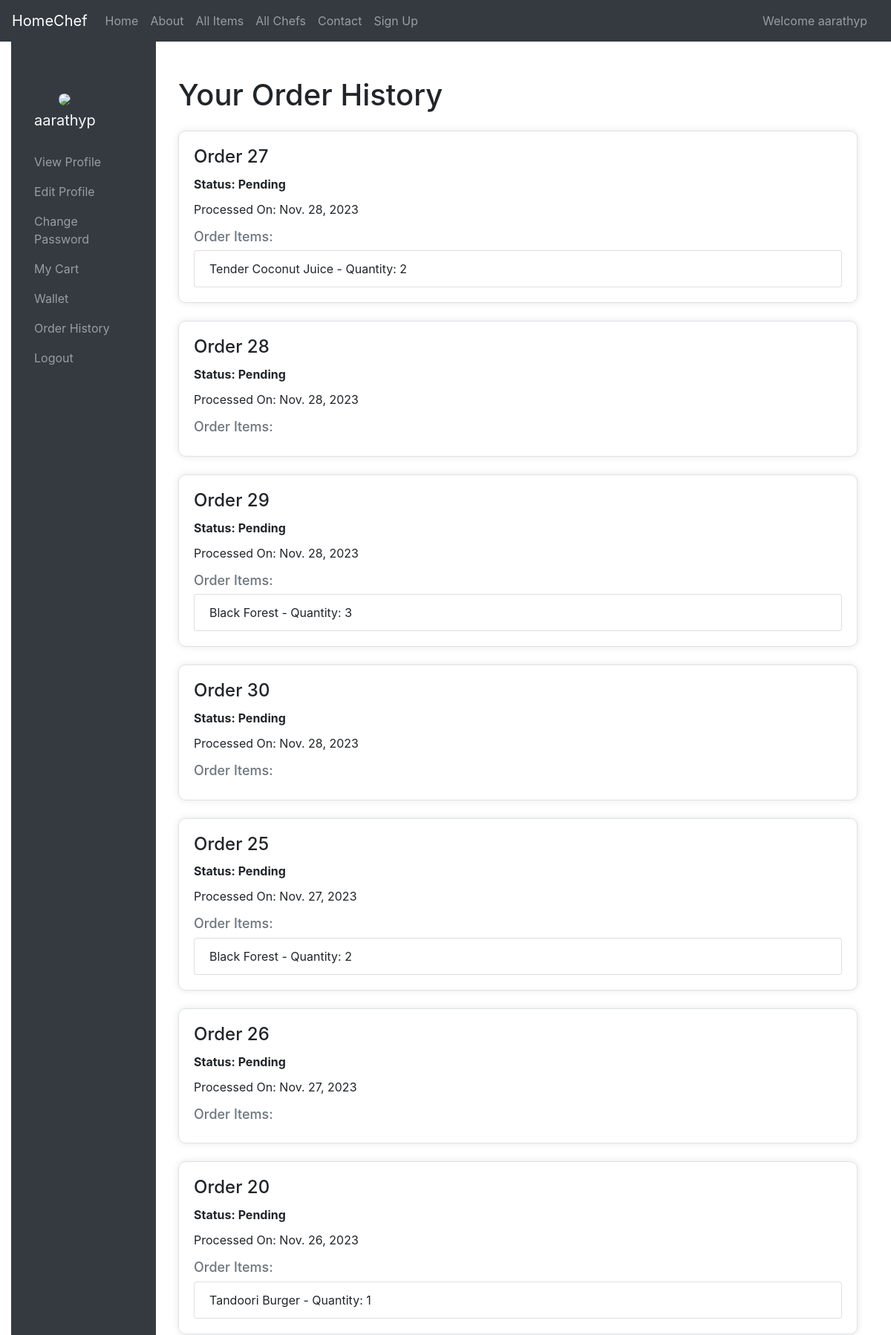
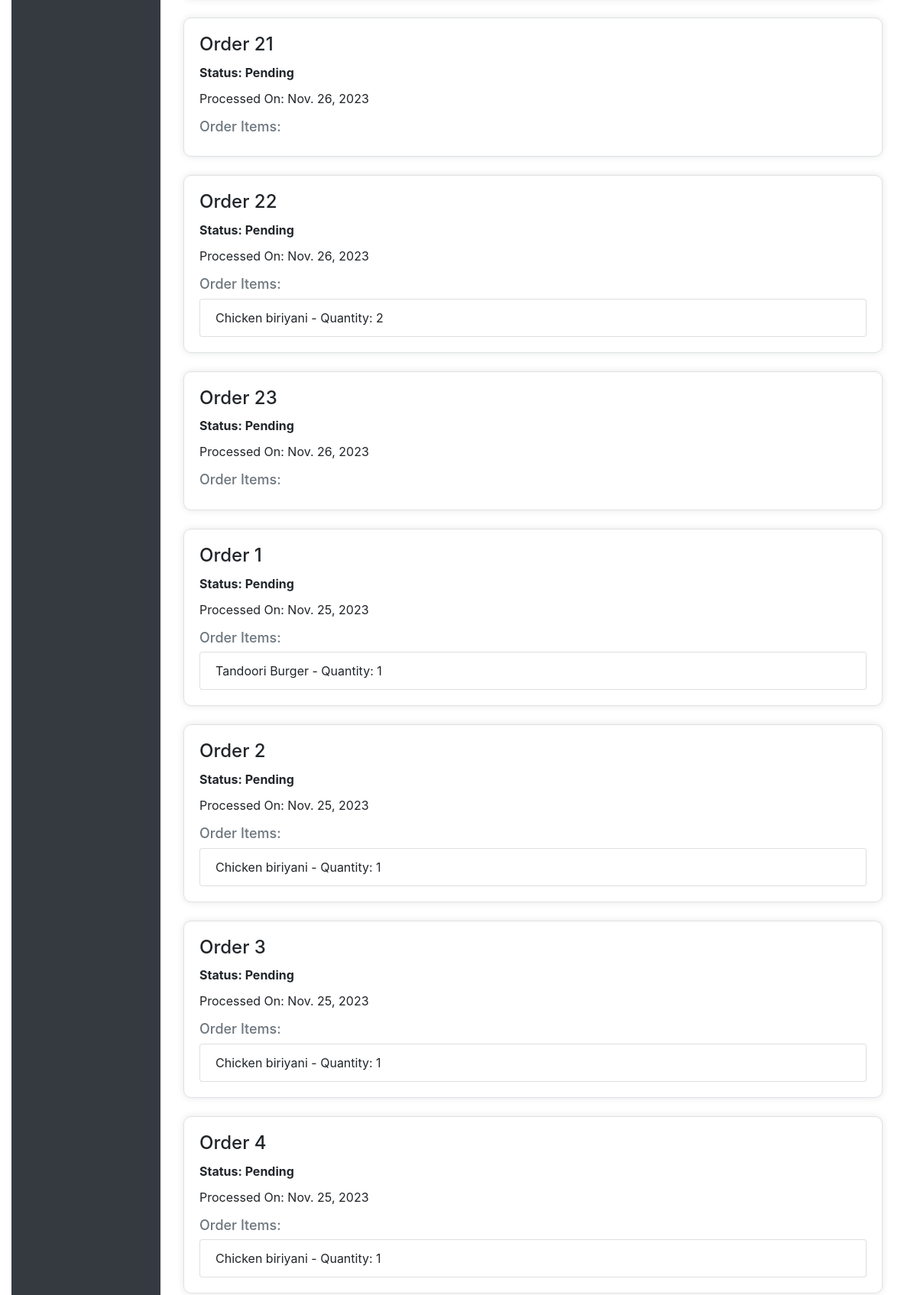
Screenshot of /order_history/ (signed in, upper part) with the database file from the repository (2 pictures, top to bottom).
### secondapp/models.py (models this page shows, shortened)
class Order(models.Model):
    cust_id = models.ForeignKey(User, on_delete=models.CASCADE, related_name='customer_orders')
    chef = models.ForeignKey(User, on_delete=models.CASCADE, related_name='chef_orders', null=True, blank=True)
    cart_ids = models.CharField(max_length=250)
    delivery_address = models.TextField(blank=True)
    product_ids = models.CharField(max_length=250, default='')
    course_ids = models.CharField(max_length=250)
    invoice_id = models.CharField(max_length=250)
    status = models.BooleanField(default=False)
    processed_on = models.DateField(auto_now_add=True)
    order_status = models.CharField(max_length=20, choices=ORDER_STATUS_CHOICES, default='Pending')

class Cart(models.Model):
    user = models.ForeignKey(User, on_delete=models.CASCADE)
    product = models.ForeignKey(add_product, on_delete=models.CASCADE)
    quantity = models.IntegerField()
    status = models.BooleanField(default=False)
    order = models.ForeignKey(Order, on_delete=models.CASCADE, null=True, blank=True, related_name='items')

class add_product(models.Model):
    item_chef=models.ForeignKey(User,on_delete=models.CASCADE)
    item_name=models.CharField(max_length=250)
    item_category=models.ForeignKey(Category,on_delete=models.CASCADE)
    item_price=models.FloatField()
    item_image=models.ImageField(upload_to="products/%y/%m/%d")
    item_details=models.TextField()

### secondapp/views.py (the view)
# urls.py: path('order_history/',views.order_history, name='order_history'),
def order_history(request):
    user_orders = Order.objects.filter(cust_id=request.user).order_by('-processed_on')
    order_details = []
    for order in user_orders:
        cart_ids = [int(cart_id) for cart_id in order.cart_ids.split(',') if cart_id]
        cart_items = Cart.objects.filter(id__in=cart_ids)
        order_details.append({
            'order': order,
            'items': cart_items,
        })
    return render(request, 'order_history.html', {'order_details': order_details})

### templates/order_history.html (shortened to what this page needs)
{% extends "dashboard_base.html" %}
{% load static %}
{% block dashboard %}
<div class="container mt-5">
    <h1>Your Order History</h1>
    {% if order_details %}
        {% for order_detail in order_details %}
            <div class="card order-card my-4">
                <div class="card-body order-card-body">
                    <h2 class="order-title">Order {{ order_detail.order.id }}</h2>
                    <p class="order-status">Status: {% if order_detail.order.status %}Paid{% else %}Pending{% endif %}</p>
                    <p class="order-processed-on">Processed On: {{ order_detail.order.processed_on }}</p>
                    <h3 class="card-subtitle mb-2 text-muted order-items">Order Items:</h3>
                    <ul class="list-group">
                        {% for item in order_detail.items %}
                            <li class="list-group-item">
                                {{ item.product.item_name }} - Quantity: {{ item.quantity }}
                            </li>
                        {% endfor %}
                    </ul>
                </div>
            </div>
        {% endfor %}
    {% else %}
        <p>No order history available.</p>
    {% endif %}
</div>
{% endblock %}

### templates/dashboard_base.html (shortened to what this page needs)
{% extends "first.html" %}
{% load static %}
{% block myblock %}
    {% if user.is_superuser %}
        <div class="container">
            <div class="row">
                <div class="col-md-12 mt-4">
                    <div class="jumbotron">
                        <h1>Sorry Mr./Miss {{user.username}} You are not allowed Here</h1>
                    </div>
                </div>
            </div>
        </div>
    {% else %}
        <div class="container-fluid">
            <div class="row">
                <div class="col-md-2 bg-dark py-5">
                    <nav class="navbar navbar-dark">
                        <a href="#" class="navbar-brand">
                            <div class="text-center">
                                {% if data.profile_pic %}
                                    <img src="/media/{{data.profile_pic}}" class="img-fluid rounded-circle" style="max-width: 50px;">
                                {% else %}
                                    <img src="{% static 'images/user.png' %}" class="img-fluid rounded-circle" style="max-width: 50px;">
                                {% endif %}
                            </div>
                            <p class="text-light">{{user.username}}</p>
                        </a>
                        <ul class="navbar-nav flex-column">
                            <li class="nav-item">
                                <a href="{% url 'cust_dashboard'%}" class="nav-link">View Profile</a>
                            </li>
                            <li class="nav-item">
                                <a href="{% url 'edit_profile'%}" class="nav-link">Edit Profile</a>
                            </li>
                            <li class="nav-item">
                                <a href="{% url 'change_password' %}" class="nav-link">Change Password</a>
                            </li>
                            <li class="nav-item">
                                <a href="{% url 'cart' %}" class="nav-link">My Cart</a>
                            </li>
                            <li class="nav-item">
                                <a href="{% url 'view_wallet' %}" class="nav-link">Wallet</a>
                            </li>
                            <li class="nav-item">
                                <a href="{% url 'order_history' %}" class="nav-link">Order History</a>
                            </li>
                            <li class="nav-item">
                                <a href="{% url 'logout' %}" class="nav-link">Logout</a>
                            </li>
                        </ul>
                    </nav>
                </div>
                <div class="col-md-10">
                    {% block dashboard %}
                    {% endblock %}
                </div>
            </div>
        </div>
    {% endif %}
{% endblock %}

### templates/first.html (shortened to what this page needs)
<!DOCTYPE html>
{% load static %}
<html lang="en">
<head>
    <link rel="stylesheet" href="{% static 'bootstrap/css/bootstrap.min.css' %}">
    <link href="https://stackpath.bootstrapcdn.com/font-awesome/4.7.0/css/font-awesome.min.css" rel="stylesheet">
</head>
<body>
<div class="container-fluid">
    <div class="row">
        <div class="col-md-12 px-0">
            <nav class="navbar navbar-expand bg-dark navbar-dark">
                <a href="{% url 'index' %}" class="navbar-brand">HomeChef</a>
                <ul class="navbar-nav">
                    <li class="nav-item">
                        <a href="{% url 'index' %}" class="nav-link">Home</a>
                    </li>
                    <li class="nav-item">
                        <a href="{% url 'about' %}" class="nav-link">About</a>
                    </li>
                    <li class="nav-item">
                        <a href="{% url 'all_products' %}" class="nav-link">All Items</a>
                    </li>
                    <li class="nav-item">
                        <a href="{% url 'all_chefs' %}" class="nav-link">All Chefs</a>
                    </li>
                    <li class="nav-item">
                        <a href="{% url 'contact' %}" class="nav-link">Contact</a>
                    </li>
                    <li class="nav-item mr-2">
                        <a href="{% url 'reg' %}" class="nav-link">Sign Up</a>
                    </li>
                </ul>
                <ul class="navbar-nav ml-auto">
                    {% if user.is_authenticated %}
                        <li class="nav-item mr-2">
                            <a href="{% url 'cust_dashboard' %}" class="nav-link">Welcome {{ user.username }}</a>
                        </li>
                    {% endif %}
                </ul>
            </nav>
        </div>
    </div>
    {% block myblock %}{% endblock %}
</div>
</body>
</html>

### templates/first.html (style rules this page uses)
img { width: 100%; }
.navbar { background-color: #343a40; }
.navbar-brand, .navbar-nav .nav-link { color: white; }

### templates/order_history.html (style rules this page uses)
.order-card { border: 1px solid #dee2e6; margin-bottom: 20px; border-radius: 10px; box-shadow: 0 0 10px rgba(0, 0, 0, 0.1); }
.order-card-body { padding: 20px; }
.order-title { font-size: 24px; margin-bottom: 10px; }
.order-status { font-weight: bold; margin-bottom: 10px; }
.order-processed-on { margin-bottom: 20px; }
.order-items { font-size: 18px; }

### rows the page displays
Order: order.id "27", status "Pending", order.processed_on "Nov. 28, 2023"
Cart: product.item_name "Tender Coconut Juice", quantity "2"
Order: order.id "28", status "Pending", order.processed_on "Nov. 28, 2023"
Order: order.id "29", status "Pending", order.processed_on "Nov. 28, 2023"
Cart: product.item_name "Black Forest", quantity "3"
Order: order.id "30", status "Pending", order.processed_on "Nov. 28, 2023"
Order: order.id "25", status "Pending", order.processed_on "Nov. 27, 2023"
Cart: product.item_name "Black Forest", quantity "2"
Order: order.id "26", status "Pending", order.processed_on "Nov. 27, 2023"
Order: order.id "20", status "Pending", order.processed_on "Nov. 26, 2023"
Cart: product.item_name "Tandoori Burger", quantity "1"
Order: order.id "21", status "Pending", order.processed_on "Nov. 26, 2023"
Order: order.id "22", status "Pending", order.processed_on "Nov. 26, 2023"
Cart: product.item_name "Chicken biriyani", quantity "2"
Order: order.id "23", status "Pending", order.processed_on "Nov. 26, 2023"
Order: order.id "1", status "Pending", order.processed_on "Nov. 25, 2023"
Cart: product.item_name "Tandoori Burger", quantity "1"
Order: order.id "2", status "Pending", order.processed_on "Nov. 25, 2023"
Cart: product.item_name "Chicken biriyani", quantity "1"
Order: order.id "3", status "Pending", order.processed_on "Nov. 25, 2023"
Cart: product.item_name "Chicken biriyani", quantity "1"
Order: order.id "4", status "Pending", order.processed_on "Nov. 25, 2023"

### other values shown
{{ user.username }} "aarathyp"
